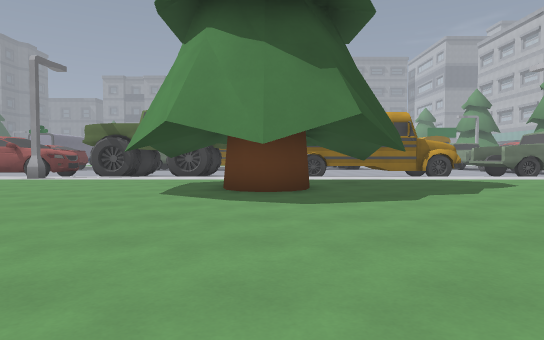
view 1 (above)

24 first-person views from a walk through a level from a Godot 3-D game. The camera is 1.2 m above the floor, tilts 2° down and sees 75° across. The floor is counted in squares, 2 m on a side. Each view is taken from the middle of a square. On the plan, view 1 faces up. The plan holds only what a view shows up to about 10 squares ahead; the rest is blank. The place goes on beyond the plan. Surface patterns are stand-ins for the level's own textures.

view 2
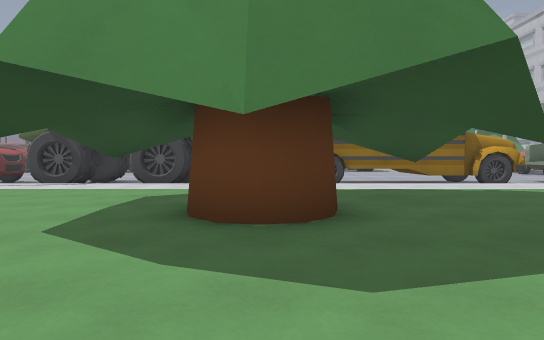

view 3
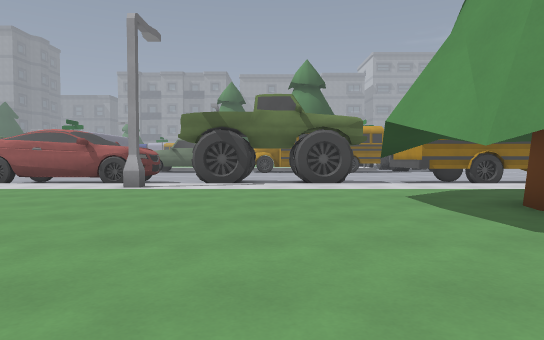

view 4
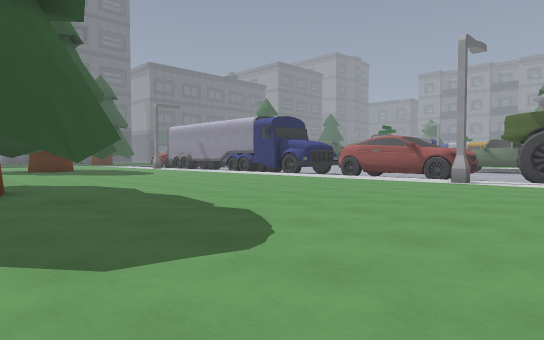

view 5
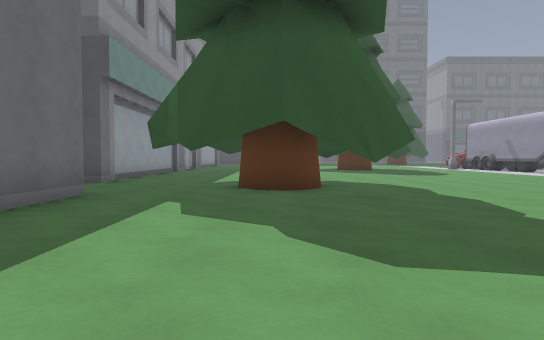

view 6
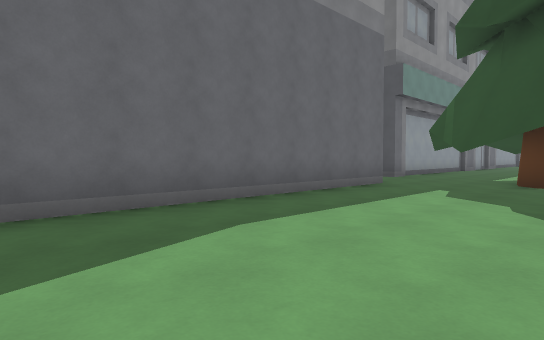

view 7
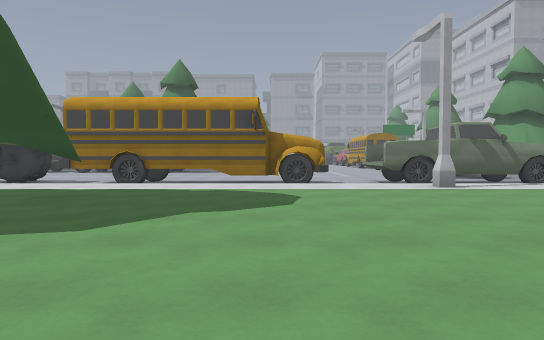

view 8
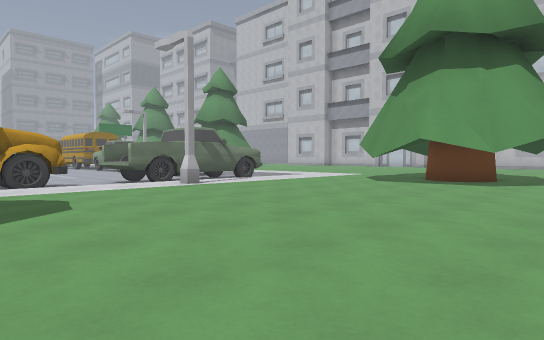

view 9
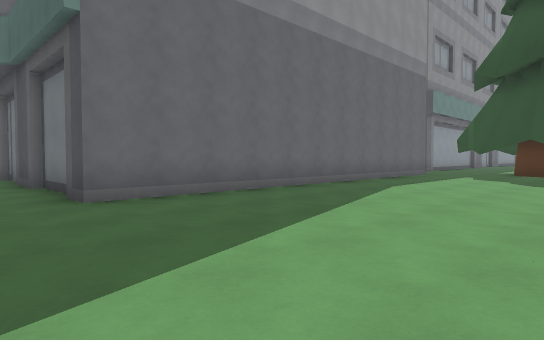

view 10
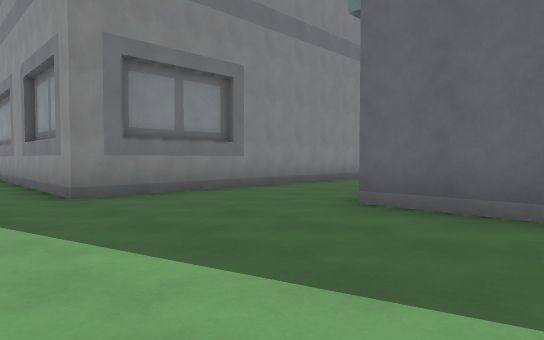

view 11
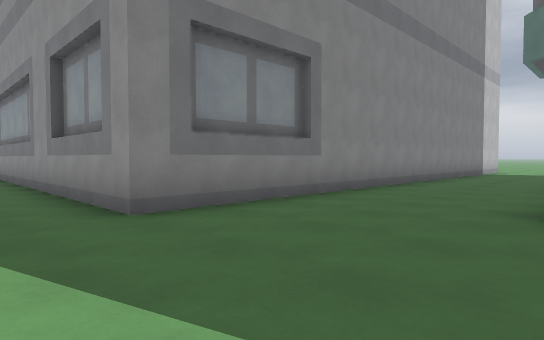

view 12
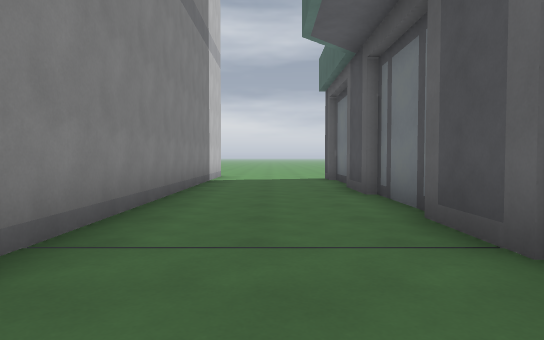

view 13
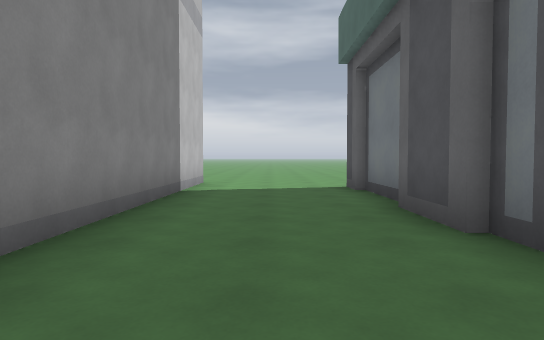

view 14
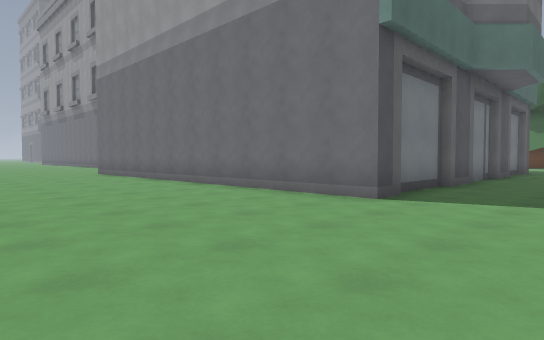

view 15
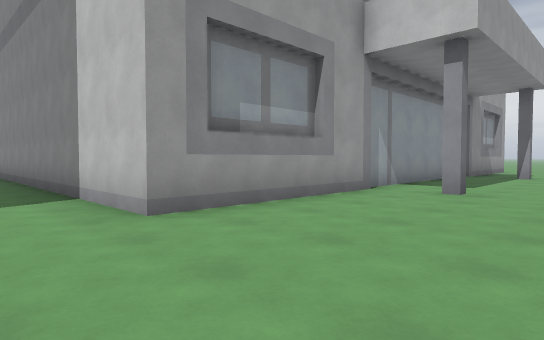

view 16
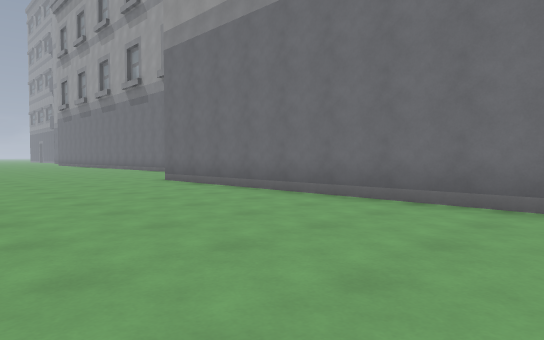

view 17
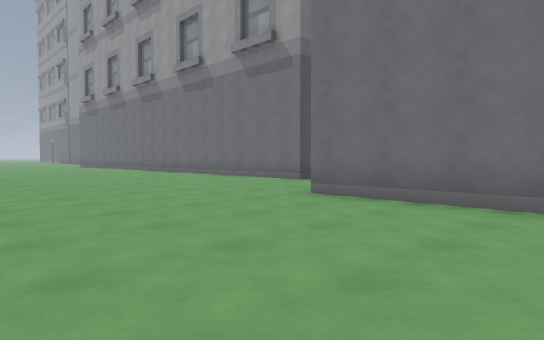

view 18
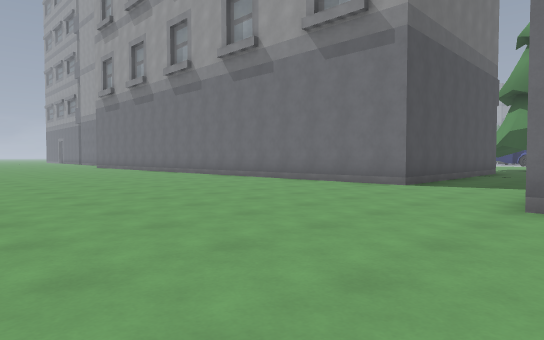

view 19
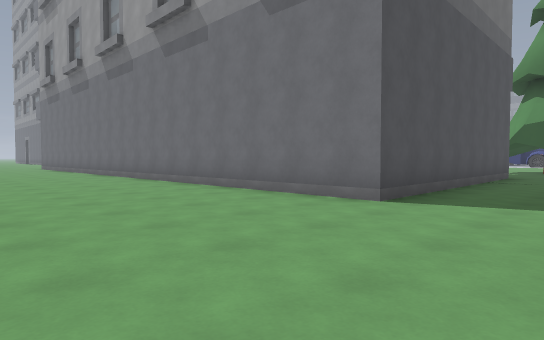

view 20
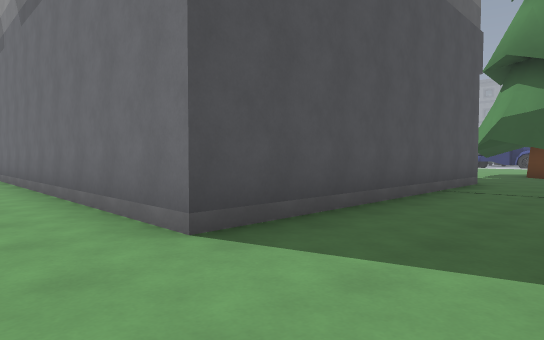

view 21
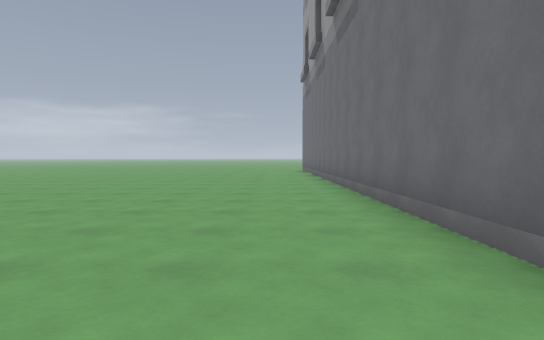

view 22
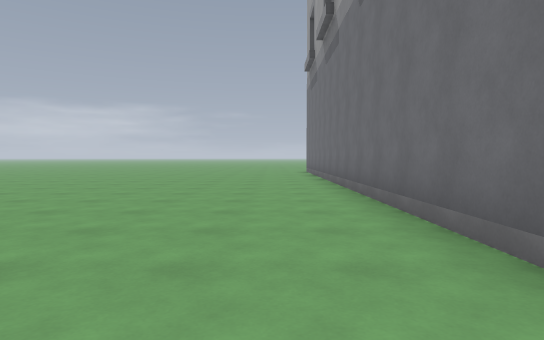

view 23
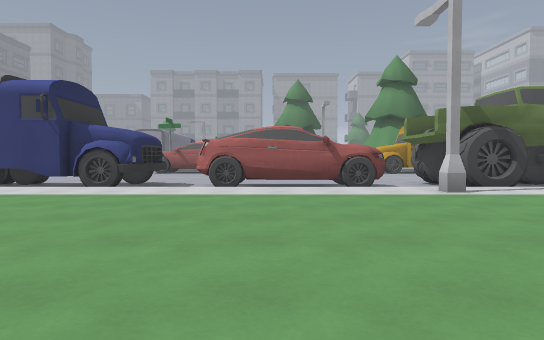

view 24
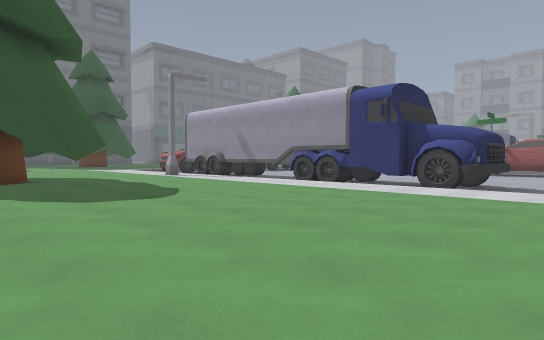

### Floor plan
Key: @ floor where view 1 was taken; # wall or solid block; . main floor; - floor 0.25 m lower than the main floor; T tree; B bus; R truck; U building.
Columns run from 23 left of view 1 to 12 right of it. Each row starts with its distance up from view 1.
 13           ##   #--R R  B   B  -R
 12       #####-####-RR RR BBBBBBB-RRRRR
 11      ..............................
 10     ............#...............#..
  9    ..................T..T...........
  8   ...................T.T.T..........
  7 T..T..................T............T
  6 T.TTT................T.T.T..........
  5   T................................T
  4         ...............T............
  3         ..T..T..................
  2          .T.TTT..............
  1            TT......................
  0          .T...T........@....########
 -1          ...T...............#
 -2          .....###########...#
 -3          ....           #...#
 -4          ##..           #...#
 -5           #..           U...#
 -6           #..           #...#
 -7           #..           #...#
 -8           #...          #...#
 -9           #...          #...#
-10 ###########...          #...#
-11 ..............          #...#
-12 ..............          #...#
-13 ..............###########...#
-14 ............................########
-15 ....................................
-16 ................................#...
-17 ....................................
-18 ..        .....................

Positions as (right, up) in squares from view 1, and headings:
1: (0, 0), facing up
2: (0, 3), facing up
3: (-4, 3), facing up
4: (-4, 1), facing up-left
5: (-4, 1), facing left
6: (-2, 2), facing down-left
7: (5, 3), facing up
8: (4, 3), facing up-right
9: (3, 3), facing down-left
10: (-1, 2), facing down-right
11: (1, 2), facing down-right
12: (3, -3), facing down
13: (3, -6), facing down
14: (4, -18), facing up-left
15: (3, -18), facing up-right
16: (-1, -18), facing up-left
17: (-6, -18), facing up-left
18: (-9, -18), facing up-left
19: (-10, -15), facing up-left
20: (-10, -12), facing up-left
21: (-14, -12), facing left
22: (-16, -12), facing left
23: (-10, 4), facing up
24: (-11, 4), facing up-left
